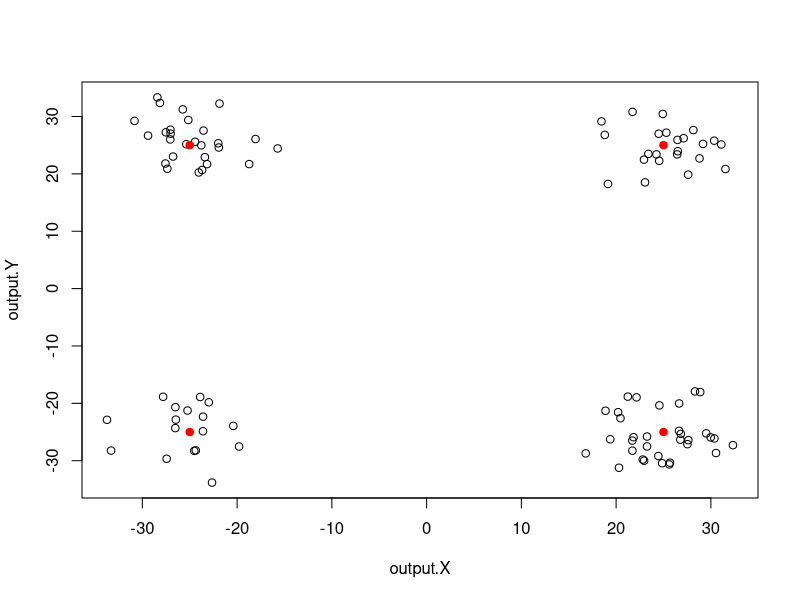

R code for this plot:
#Generate clustered spatial point process

library(spatstat)

#define variables
#variables that control the size and strength of clusters
val.at.center=1
effect.range=10
background=0.001

#variables that control the number of points and spatial dimensions
Pointnum=100
Xmin=-50
Xmax=50
Ymin=-50
Ymax=50

#define the center locations and set up the distance vector
centers=matrix(data=c(-25,-25,25,25,-25,25,-25,25),nrow=4,ncol=2)
dist=matrix(nrow=4,ncol=1)

#define outputs
output.X=matrix(nrow = Pointnum, ncol = 1)
output.Y=matrix(nrow = Pointnum, ncol = 1)

#precalcs - calculate the slope of the clustering effect
slope=(val.at.center-background)/effect.range

#set a counter
outcounter=0

#main for loop
for (i in 1:100000){
  #generate a random candidate point
  x.candidate=runif(1, min=Xmin, max=Xmax)
  y.candidate=runif(1, min=Ymin, max=Ymax)
  
  #calculate the distance between the candidate point and the nearest cluster center
  for (j in 1:4){
  dist[j]=sqrt((x.candidate-centers[j,1])^2+(y.candidate-centers[j,2])^2)
  }
  min.dist=min(dist)
  
  #calculate the probability of retaining the candidate point
  if(min.dist<effect.range){
    prob=val.at.center-slope*min.dist
  }
  else
    prob=background
    
  #roll the dice to see if you keep the candidate point
  testval=runif(1,min=0,max=1)  
  if (testval<prob){
    outcounter=outcounter+1
    keep=1
    output.X[outcounter]=x.candidate
    output.Y[outcounter]=y.candidate
  }

  #if you've reached your target number of points, break from the for loop
  if(outcounter==Pointnum){
    break
  }
}

#plot the points and the cluster centers
plot(output.X,output.Y)
points(centers,type="p", col="red", pch=21, bg="red")

#create a point pattern object for analysis using the spatstat library
output_ppp = ppp(output.X, output.Y, c(Xmin,Xmax), c(Ymin,Ymax))
